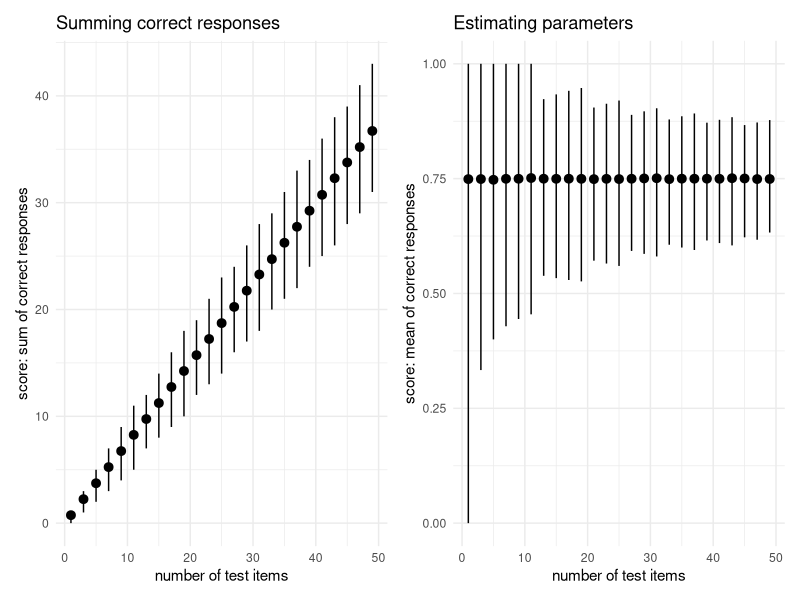

Generate this figure with R:
## ---- chunk 1
#| label: load-packages

library(tidyverse)
library(patchwork)
## ---- chunk 2
#| label: simulation

set.seed(42)

# our generative model: explains how responses are generated
# we use this to create fake data that looks like what we think real data should look like.

prob_accurate <- 0.75 # ability level: how likely the person will respond correctly to any item


# this function returns a vector of length n, representing the responses to n items, with values of 0 and 1 for incorrect and correct responses respectively. p represent the probability of responding correctly on any given item. Here we assume that items are all of the same difficulty level.
complete_test <- function(n, p){
  as.numeric(runif(n) < p)
}


## simulations:

# we will create "tests" that have a varying number of items
item_counts <- seq(from = 1, to = 50, by = 2) 

# for each test, we do 10'000 repetitions to get an accurate estimate of the distribution of the results
n_sim <- 10000


# we create empty vectors; these will hold the data that will be generated in the code below
sum_scores <- rep(NA, n_sim)
mean_scores <- rep(NA, n_sim)
n <- rep(NA, n_sim)
scores <- tibble()




# we loop over all values of item_counts i.e., lengths of tests
for (item_count in item_counts){
  
    # for a given test length, we repeat the test completion n_sim times
    for (i in 1:n_sim){
      responses <- complete_test(item_count, prob_accurate)
      sum_scores[i] <- sum(responses)
      mean_scores[i] <- mean(responses)
      n[i] <- length(responses)
    }
  
    # we organize the outputs that we want to save
    tmp <- tibble(
      item_count = item_count,
      n = mean(n),
      
      # we compute summary statistics on the n_sim values
      # we keep only the mean and the 95% CI
      sum_scores_mean = mean(sum_scores),
      sum_scores_lower = quantile(sum_scores, probs = 0.025),
      sum_scores_upper = quantile(sum_scores, probs = 0.975),
    
      mean_scores_mean = mean(mean_scores),
      mean_scores_lower = quantile(mean_scores, probs = 0.025),
      mean_scores_upper = quantile(mean_scores, probs = 0.975)
      )
    
    # on each iteration we paste the row of summary statistics we just created (i.e., tmp) to the scores data frame (pasting rows =  row bind = rbind)
    scores <- rbind(scores,tmp)

}
## ---- chunk 3
#| label: create-plots

p_sum <- ggplot(scores, aes(item_count, sum_scores_mean, ymin  = sum_scores_lower, ymax = sum_scores_upper)) +
  geom_pointrange() +
  labs(x = "number of test items",
       y = "score: sum of correct responses", 
       title = "Summing correct responses") +
  theme_minimal()




p_mean <- ggplot(scores, aes(item_count, mean_scores_mean, ymin  = mean_scores_lower, ymax = mean_scores_upper)) +
  geom_pointrange()+
  labs(x = "number of test items",
       y = "score: mean of correct responses", 
       title = "Estimating parameters") +
  theme_minimal()
## ---- chunk 4
#| label: fig-scores-comparison
#| fig-cap: "Comparison of sum scores (left) and mean scores (right) as a function of the number of test items. Error bars represent 95% intervals across 10,000 simulated test completions."

(p_sum | p_mean)
